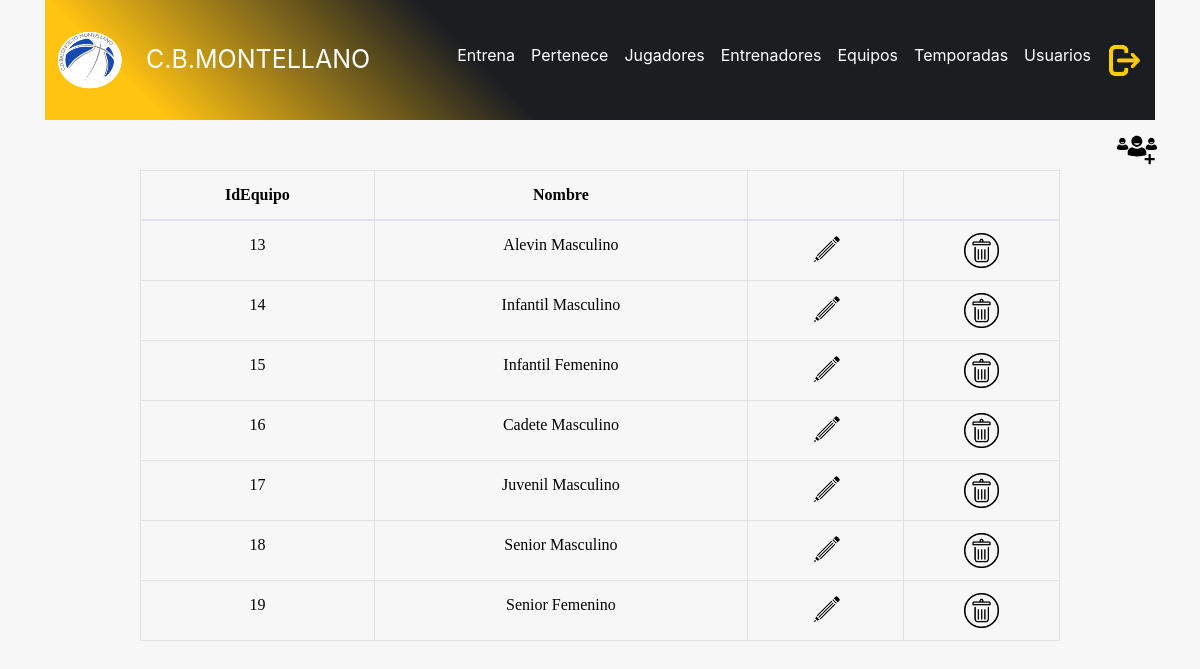
The app's page /admin/equipos.php (signed in) with its own data.
### tables this page shows
CREATE TABLE `equipo` (
  `idequipo` int(11) unsigned NOT NULL AUTO_INCREMENT,
  `nombre` varchar(100) NOT NULL,
  `foto` varchar(300) DEFAULT NULL,
  PRIMARY KEY (`idequipo`)
);

### admin/equipos.php (the view, shortened to what this page needs)
<!DOCTYPE html>
<html lang="es">
<head>
  <link rel="stylesheet" href="https://stackpath.bootstrapcdn.com/bootstrap/4.2.1/css/bootstrap.min.css">
  <link rel="stylesheet" type="text/css" href="../header/header.css">
  <link rel="stylesheet" type="text/css" href="style.css">
  <link href="//maxcdn.bootstrapcdn.com/font-awesome/4.2.0/css/font-awesome.min.css" rel="stylesheet">
</head>
<body>
<div class="container">
<?php
    include_once "../header/headeradmin.php";
?>
    <?php
      $connection = new mysqli("localhost", "juan", "2asirtriana", "cbmontellano");
      $connection->set_charset("utf8");
        $query="SELECT * from equipo";
      if ($result = $connection->query($query)) {
      ?>
      <div class="row" id="añadirequipo">
        <div class="col-md-3">
          <a href="anadirequipo.php">
            <img src="añadirequipo.svg" width="50" height="40">
          </a>
        </div>
      </div>
      <div class="row justify-content-center">
        <div class="col-md-10">
          <table class="table table-hover table-bordered" id="tabla">
          <thead>
            <tr>
              <th scope="col">IdEquipo</th>
              <th scope="col">Nombre</th>
              <th scope="col"></th>
              <th scope="col"></th>
            </tr>
          </thead>
          <tbody>
      <?php
          while($obj = $result->fetch_object()) {
              echo "<tr>";
                echo "<td>".$obj->idequipo."</td>";
                echo "<td>".$obj->nombre."</td>";
                echo "<td><a href='editarequipo.php?id=$obj->idequipo'><img src='editar2.png' width='35px' height='35px'/></a></td>";
                echo "<td><a href='eliminarequipo.php?id=$obj->idequipo'><img src='borrar2.png' width='35px' height='35px'/></a></td>";
              echo "</tr>";
          }
      }
    ?>
          </tbody>
          </table>
    </div>
    </div>
    </div>
  </body>
</html>

### header/header.css (style rules this page uses)
body { margin: 0; font-family: -apple-system,BlinkMacSystemFont,"Segoe UI",Roboto,"Helvetica Neue",Arial,sans-serif; font-size: 1rem; font-weight: 400; line-height: 1.5; color: #212529; background-color: #f7f7f7; }
a { color: #0a0a0a; text-decoration: none; }

### admin/style.css (style rules this page uses)
#tabla { text-align: center; color: black; font-family: 'Times New Roman', Times, serif; font-weight: normal; margin-bottom: 240px; }
#añadirequipo { margin-top: 10px; margin-left: 1052px; }

### records on screen
equipo: idequipo "13", nombre "Alevin Masculino"
equipo: idequipo "14", nombre "Infantil Masculino"
equipo: idequipo "15", nombre "Infantil Femenino"
equipo: idequipo "16", nombre "Cadete Masculino"
equipo: idequipo "17", nombre "Juvenil Masculino"
equipo: idequipo "18", nombre "Senior Masculino"
equipo: idequipo "19", nombre "Senior Femenino"
